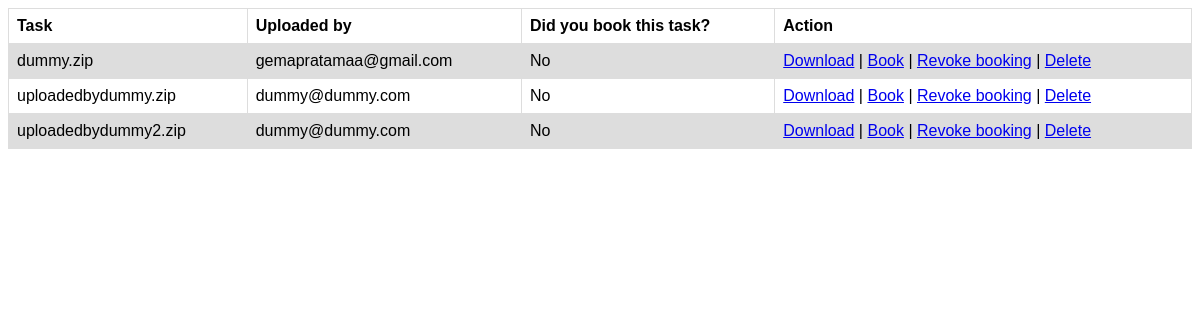
/task_list/revoke/1, run on the app's committed database.
### datasetmanager/models.py (models this page shows, shortened)
class Dataset(models.Model):
    id = models.AutoField(primary_key=True)
    name = models.CharField(max_length=300)
    file = models.FileField(
        upload_to='',
        validators=[FileExtensionValidator(allowed_extensions=['zip'])]
    )
    uploader = models.ForeignKey(
        'User',
        to_field='email',
        related_name='uploader',
        on_delete=models.CASCADE,
    )
    booker = models.ForeignKey(
        'User',
        to_field='email',
        related_name='booker',
        on_delete=models.CASCADE,
        null=True
    )
    is_deleted = models.BooleanField(default=False)
    def __str__(self):
        return "[id:{}] {}".format(self.id, self.name)

class User(AbstractBaseUser):
    email = models.CharField(
        verbose_name='email address',
        max_length=255,
        unique=True)
    is_active = models.BooleanField(default=True)
    staff = models.BooleanField(default=False) # a admin user; non super-user
    admin = models.BooleanField(default=False) # a superuser
    objects = UserManager()
    USERNAME_FIELD = 'email'
    REQUIRED_FIELDS = []
    def __str__(self):
        return self.email

### datasetmanager/views.py (the view)
# urls.py: path('task_list/<str:action>/<int:task_id>', views.handle_task, name='handle'),
def handle_task(request, action: str, task_id: int):
    arguments = dict()
    if request.method == 'GET':
        print("[views] handle task, task id: {}, action: {}".format(task_id, action))
        task = Dataset.objects.get(id=task_id)
        print("[handle_task] target task: ", task)
        if action == 'book':
            print("[handle_task] [book] user:", request.user)
            print("[handle_task] bookers before booking:", task.booker)
            task.booker = request.user
            print("[handle_task] bookers after booking:", task.booker)
        elif action == 'revoke':
            print("[handle_task] [revoke] user:", request.user)
            print("[handle_task] bookers before revoke:", task.booker)
            task.booker = None
            print("[handle_task] bookers after revoke:", task.booker)
        elif action == 'delete':
            print("[handle_task] [delete] user:", request.user)
            print("[handle_task] before delete:", task.is_deleted)
            task.is_deleted = True
            print("[handle_task] after delete:", task.is_deleted)
        task.save()
    arguments['datasets'] = Dataset.objects.all()
    return render(request, 'task_list.html', arguments)

### datasetmanager/templates/task_list.html (shortened to what this page needs)
<!DOCTYPE html>
{% load static %}
<link rel="stylesheet" type="text/css" href="{% static 'datasetmanager/css/download.css' %}">
<table>
    <tr>
        <th>Task</th>
        <th>Uploaded by</th>
        <th>Did you book this task?</th>
        <th>Action</th>
    </tr>
    {% for task in datasets %}
        <tr>
            <td>{{ task.name }}</td>
            <td>{{ task.uploader }}</td>
            {% if task.booker == user %}
                <td>Yes</td>
            {% else %}
                <td>No</td>
            {% endif %}
            <td><a href="{{ task.file.url }}" download >Download</a>
            | <a href="/task_list/book/{{ task.id }}">Book</a>
            | <a href="/task_list/revoke/{{ task.id }}">Revoke booking</a>
            | <a href="/task_list/delete/{{ task.id }}">Delete</a>
            </td>
        </tr>
    {% endfor %}
</table>

### datasetmanager/static/datasetmanager/css/download.css (style rules this page uses)
table { font-family: arial, sans-serif; border-collapse: collapse; width: 100%; }
td, th { border: 1px solid #dddddd; text-align: left; padding: 8px; }
tr:nth-child(even) { background-color: #dddddd; }

### data on the page
Dataset: name "dummy.zip", uploader "gemapratamaa@gmail.com", shows "No"
Dataset: name "uploadedbydummy.zip", uploader "dummy@dummy.com", shows "No"
Dataset: name "uploadedbydummy2.zip", uploader "dummy@dummy.com", shows "No"
